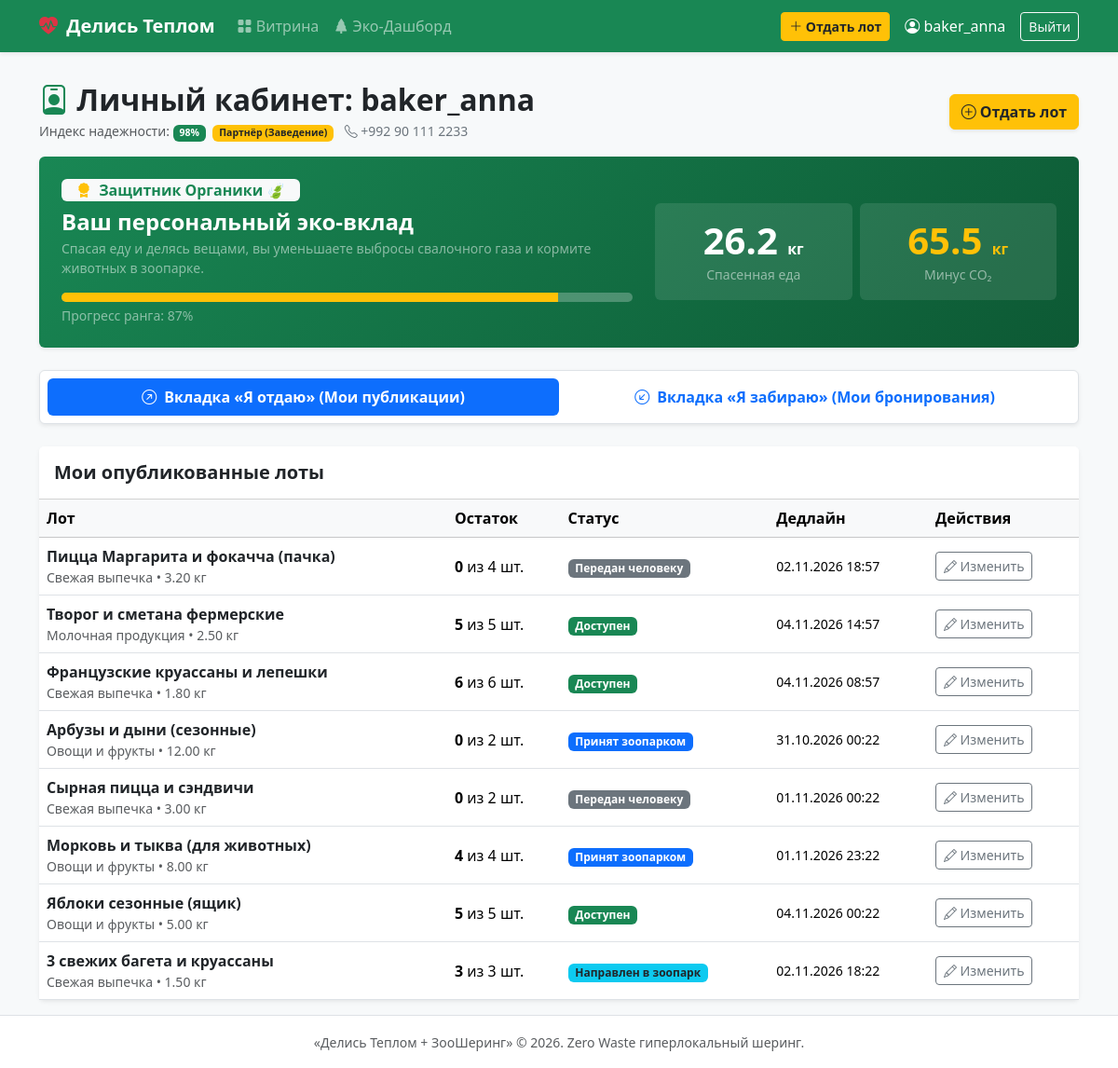
/reservations/my-cabinet/ (signed in), run on the app's committed database.
### accounts/models.py (models this page shows, shortened)
class Profile(models.Model):
    user = models.OneToOneField(User, on_delete=models.CASCADE,related_name='profile')
    phone =models.CharField(max_length=100)
    is_business = models.BooleanField(default=False)
    is_zoo_staff=models.BooleanField(default=False)
    rating_score=models.PositiveIntegerField(default=100)
    avatar = models.ImageField(upload_to='avatars',blank=True,null=True)

### lots/models.py (models this page shows, shortened)
class ItemLot(models.Model):
    STATUS_CHOICES = [
        ('available', 'Доступен'),
        ('reserved', 'Забронирован'),
        ('completed', 'Передан человеку'),
        ('to_zoo', 'Направлен в зоопарк'),
        ('zoo_received', 'Принят зоопарком'),
        ('expired', 'Списан в утиль'),
    ]
    donor = models.ForeignKey(User, on_delete=models.CASCADE, related_name='lots')
    title=models.CharField(max_length=100)
    description=models.TextField()
    category=models.ForeignKey(Category,related_name="lots", on_delete=models.CASCADE)
    location = models.ForeignKey(Location, on_delete=models.CASCADE,related_name='lots')
    quantity = models.PositiveIntegerField()
    available_quantity  = models.PositiveIntegerField()
    weight_kg = models.DecimalField(max_digits=6, decimal_places=2)
    expiry_time=models.DateTimeField()
    image=models.ImageField(upload_to='lots',blank=True,null=True)
    suitable_for_zoo = models.BooleanField(default=False)
    zoo_notes=models.CharField(max_length=250)
    status = models.CharField(max_length=20, choices=STATUS_CHOICES, default='available')
    is_active = models.BooleanField(default=True)
    created_at = models.DateTimeField(auto_now_add=True)
    class Meta:
        ordering = ['-created_at']

class Category(models.Model):
    LOT_TYPE_CHOICES = [
        ('food', 'Еда'),
        ('items', 'Вещи'),
    ]
    name = models.CharField(max_length=100,unique=True)
    slug = models.SlugField(max_length=100, unique=True)
    lot_type = models.CharField(max_length=20, choices=LOT_TYPE_CHOICES)

### reservations/views.py (the view)
# urls.py: path('my-cabinet/', views.user_cabinet_view, name='user_cabinet'),
@login_required
def user_cabinet_view(request):
    my_lots = ItemLot.objects.filter(donor=request.user).select_related('category', 'location').order_by('-created_at')
    active_incoming_reservations = Reservation.objects.filter(
        lot__donor=request.user,
        status='active'
    ).select_related('lot', 'user')
    my_reservations = Reservation.objects.filter(user=request.user).select_related('lot', 'lot__location').order_by('-created_at')
    my_given_food = ItemLot.objects.filter(
        donor=request.user,
        category__lot_type='food',
        status__in=['completed', 'zoo_received']
    ).aggregate(total=Sum('weight_kg'))['total'] or 0
    my_taken_food = ItemLot.objects.filter(
        reservations__user=request.user,
        reservations__status='completed',
        category__lot_type='food'
    ).distinct().aggregate(total=Sum('weight_kg'))['total'] or 0
    personal_food = round(float(my_given_food) + float(my_taken_food), 1)
    personal_co2 = round(personal_food * 2.5, 1)
    if personal_food >= 30:
        eco_rank = "Хранитель Планеты 🌳"
        eco_progress = 100
    elif personal_food >= 10:
        eco_rank = "Защитник Органики 🍃"
        eco_progress = int((personal_food / 30) * 100)
    elif personal_food > 0:
        eco_rank = "Друг Природы 🌿"
        eco_progress = int((personal_food / 10) * 100)
    else:
        eco_rank = "Эко-Новичок 🌱"
        eco_progress = 20
    return render(request, 'reservations/user_cabinet.html', {
        'my_lots': my_lots,
        'active_incoming_reservations': active_incoming_reservations,
        'my_reservations': my_reservations,
        'personal_food': personal_food,
        'personal_co2': personal_co2,
        'eco_rank': eco_rank,
        'eco_progress': eco_progress,
    })

### templates/reservations/user_cabinet.html (shortened to what this page needs)
{% extends 'base.html' %}
{% block content %}
<div class="d-flex justify-content-between align-items-center mb-3">
    <div>
        <h2 class="fw-bold text-dark mb-1">
            <i class="bi bi-person-badge text-success"></i> Личный кабинет: {{ user.username }}
        </h2>
        <p class="text-muted small mb-0">
            Индекс надежности: <span class="badge bg-success">{{ user.profile.rating_score }}%</span>
            {% if user.profile.is_business %}
                <span class="badge bg-warning text-dark ms-1">Партнёр (Заведение)</span>
            {% endif %}
            {% if user.profile.phone %}
                <span class="ms-2 text-secondary"><i class="bi bi-telephone"></i> {{ user.profile.phone }}</span>
            {% endif %}
        </p>
    </div>
    <a href="{% url 'lot_create' %}" class="btn btn-warning fw-bold text-dark shadow-sm">
        <i class="bi bi-plus-circle"></i> Отдать лот
    </a>
</div>
<div class="card border-0 shadow-sm mb-4 text-white" style="background: linear-gradient(135deg, #198754 0%, #0d5934 100%);">
    <div class="card-body p-4">
        <div class="row align-items-center">
            <div class="col-md-7">
                <span class="badge bg-light text-success fw-bold mb-2 px-3 py-1 fs-6">
                    <i class="bi bi-award-fill text-warning me-1"></i> {{ eco_rank }}
                </span>
                <h4 class="fw-bold mb-1">Ваш персональный эко-вклад</h4>
                <p class="text-white-50 small mb-3">Спасая еду и делясь вещами, вы уменьшаете выбросы свалочного газа и кормите животных в зоопарке.</p>
                <div class="progress bg-white bg-opacity-25" style="height: 10px;">
                    <div class="progress-bar bg-warning" role="progressbar" style="width: {{ eco_progress }}%;" aria-valuenow="{{ eco_progress }}" aria-valuemin="0" aria-valuemax="100"></div>
                </div>
                <small class="text-white-50 mt-1 d-block">Прогресс ранга: {{ eco_progress }}%</small>
            </div>
            <div class="col-md-5 mt-3 mt-md-0">
                <div class="row g-2 text-center">
                    <div class="col-6">
                        <div class="bg-white bg-opacity-10 rounded p-3">
                            <div class="display-6 fw-bold">{{ personal_food }} <small class="fs-6">кг</small></div>
                            <small class="text-white-50">Спасенная еда</small>
                        </div>
                    </div>
                    <div class="col-6">
                        <div class="bg-white bg-opacity-10 rounded p-3">
                            <div class="display-6 fw-bold text-warning">{{ personal_co2 }} <small class="fs-6">кг</small></div>
                            <small class="text-white-50">Минус CO₂</small>
                        </div>
                    </div>
                </div>
            </div>
        </div>
    </div>
</div>
<ul class="nav nav-pills mb-4 nav-justified bg-white p-2 rounded shadow-sm border" id="cabinetTabs" role="tablist">
    <li class="nav-item" role="presentation">
        <button class="nav-link active fw-bold py-2" id="give-tab" data-bs-toggle="tab" data-bs-target="#give" type="button" role="tab">
            <i class="bi bi-arrow-up-right-circle me-1"></i> Вкладка «Я отдаю» (Мои публикации)
        </button>
    </li>
    <li class="nav-item" role="presentation">
        <button class="nav-link fw-bold py-2" id="take-tab" data-bs-toggle="tab" data-bs-target="#take" type="button" role="tab">
            <i class="bi bi-arrow-down-left-circle me-1"></i> Вкладка «Я забираю» (Мои бронирования)
        </button>
    </li>
</ul>
<div class="tab-content" id="cabinetTabsContent">
    <div class="tab-pane fade show active" id="give" role="tabpanel">
        <div class="card shadow-sm border-0">
            <div class="card-header bg-white py-3">
                <h5 class="fw-bold mb-0 text-dark">Мои опубликованные лоты</h5>
            </div>
            <div class="card-body p-0">
                <div class="table-responsive">
                    <table class="table table-hover align-middle mb-0">
                        <thead class="table-light">
                            <tr>
                                <th>Лот</th>
                                <th>Остаток</th>
                                <th>Статус</th>
                                <th>Дедлайн</th>
                                <th>Действия</th>
                            </tr>
                        </thead>
                        <tbody>
                            {% for lot in my_lots %}
                                <tr>
                                    <td>
                                        <a href="{% url 'lot_detail' lot.pk %}" class="fw-bold text-decoration-none text-dark">
                                            {{ lot.title }}
                                        </a>
                                        <div class="small text-muted">{{ lot.category.name }} • {{ lot.weight_kg }} кг</div>
                                    </td>
                                    <td>
                                        <strong>{{ lot.available_quantity }}</strong> из {{ lot.quantity }} шт.
                                    </td>
                                    <td>
                                        {% if lot.status == 'available' %}
                                            <span class="badge bg-success">Доступен</span>
                                        {% elif lot.status == 'reserved' %}
                                            <span class="badge bg-warning text-dark">Забронирован</span>
                                        {% elif lot.status == 'completed' %}
                                            <span class="badge bg-secondary">Передан человеку</span>
                                        {% elif lot.status == 'to_zoo' %}
                                            <span class="badge bg-info text-dark">Направлен в зоопарк</span>
                                        {% elif lot.status == 'zoo_received' %}
                                            <span class="badge bg-primary">Принят зоопарком</span>
                                        {% else %}
                                            <span class="badge bg-danger">Списан в утиль</span>
                                        {% endif %}
                                    </td>
                                    <td class="small">{{ lot.expiry_time|date:"d.m.Y H:i" }}</td>
                                    <td>
                                        <a href="{% url 'lot_edit' lot.pk %}" class="btn btn-outline-secondary btn-sm">
                                            <i class="bi bi-pencil"></i> Изменить
                                        </a>
                                    </td>
                                </tr>
                            {% empty %}
                                <tr>
                                    <td colspan="5" class="text-center py-4 text-muted">
                                        Вы пока не опубликовали ни одного лота.
                                    </td>
                                </tr>
                            {% endfor %}
                        </tbody>
                    </table>
                </div>
            </div>
        </div>
    </div>
</div>
{% endblock %}

### templates/base.html (shortened to what this page needs)
<!DOCTYPE html>
<html lang="ru">
<head>
    <link href="https://cdn.jsdelivr.net/npm/bootstrap@5.3.3/dist/css/bootstrap.min.css" rel="stylesheet">
    <link rel="stylesheet" href="https://cdn.jsdelivr.net/npm/bootstrap-icons@1.11.3/font/bootstrap-icons.min.css">
</head>
<body>
    <nav class="navbar navbar-expand-lg navbar-dark bg-success shadow-sm sticky-top">
        <div class="container">
            <a class="navbar-brand fw-bold" href="{% url 'lot_list' %}">
                <i class="bi bi-heart-pulse-fill me-1 text-danger"></i> Делись Теплом
            </a>
            <div class="collapse navbar-collapse" id="navBarMain">
                <ul class="navbar-nav me-auto mb-2 mb-lg-0">
                    <li class="nav-item">
                        <a class="nav-link" href="{% url 'lot_list' %}"><i class="bi bi-grid-fill"></i> Витрина</a>
                    </li>
                    <li class="nav-item">
                        <a class="nav-link" href="{% url 'impact_stats' %}"><i class="bi bi-tree-fill"></i> Эко-Дашборд</a>
                    </li>
                </ul>
                <ul class="navbar-nav align-items-center">
                    {% if user.is_authenticated %}
                        <li class="nav-item me-2">
                            <a class="btn btn-warning btn-sm fw-bold text-dark" href="{% url 'lot_create' %}">
                                <i class="bi bi-plus-lg"></i> Отдать лот
                            </a>
                        </li>
                        <li class="nav-item me-2">
                            <a class="nav-link text-white" href="{% url 'user_cabinet' %}">
                                <i class="bi bi-person-circle"></i> {{ user.username }}
                            </a>
                        </li>
                        <li class="nav-item">
                            <a class="btn btn-outline-light btn-sm" href="{% url 'logout' %}">Выйти</a>
                        </li>
                    {% endif %}
                </ul>
            </div>
        </div>
    </nav>
    <main class="container py-3">
        {% block content %}{% endblock %}
    </main>
    <footer class="footer bg-white border-top py-3 text-center text-muted">
        <div class="container">
            <small>«Делись Теплом + ЗооШеринг» &copy; 2026. Zero Waste гиперлокальный шеринг.</small>
        </div>
    </footer>
</body>
</html>

### templates/base.html (style rules this page uses)
body { background-color: #f7f9fa; min-height: 100vh; display: flex; flex-direction: column; }
.footer { margin-top: auto; }

### data on the page
ItemLot: title "Пицца Маргарита и фокачча (пачка)", category.name "Свежая выпечка", weight_kg "3.20", available_quantity "0", quantity "4", status "Передан человеку", expiry_time "02.11.2026 18:57"
ItemLot: title "Творог и сметана фермерские", category.name "Молочная продукция", weight_kg "2.50", available_quantity "5", quantity "5", status "Доступен", expiry_time "04.11.2026 14:57"
ItemLot: title "Французские круассаны и лепешки", category.name "Свежая выпечка", weight_kg "1.80", available_quantity "6", quantity "6", status "Доступен", expiry_time "04.11.2026 08:57"
ItemLot: title "Арбузы и дыни (сезонные)", category.name "Овощи и фрукты", weight_kg "12.00", available_quantity "0", quantity "2", status "Принят зоопарком", expiry_time "31.10.2026 00:22"
ItemLot: title "Сырная пицца и сэндвичи", category.name "Свежая выпечка", weight_kg "3.00", available_quantity "0", quantity "2", status "Передан человеку", expiry_time "01.11.2026 00:22"
ItemLot: title "Морковь и тыква (для животных)", category.name "Овощи и фрукты", weight_kg "8.00", available_quantity "4", quantity "4", status "Принят зоопарком", expiry_time "01.11.2026 23:22"
ItemLot: title "Яблоки сезонные (ящик)", category.name "Овощи и фрукты", weight_kg "5.00", available_quantity "5", quantity "5", status "Доступен", expiry_time "04.11.2026 00:22"
ItemLot: title "3 свежих багета и круассаны", category.name "Свежая выпечка", weight_kg "1.50", available_quantity "3", quantity "3", status "Направлен в зоопарк", expiry_time "02.11.2026 18:22"

### other printed values
{{ user.username }} "baker_anna"
{{ user.profile.rating_score }} "98"
{{ user.profile.phone }} "+992 90 111 2233"
{{ eco_rank }} "Защитник Органики 🍃"
{{ eco_progress }} "87"
{{ personal_food }} "26.2"
{{ personal_co2 }} "65.5"
